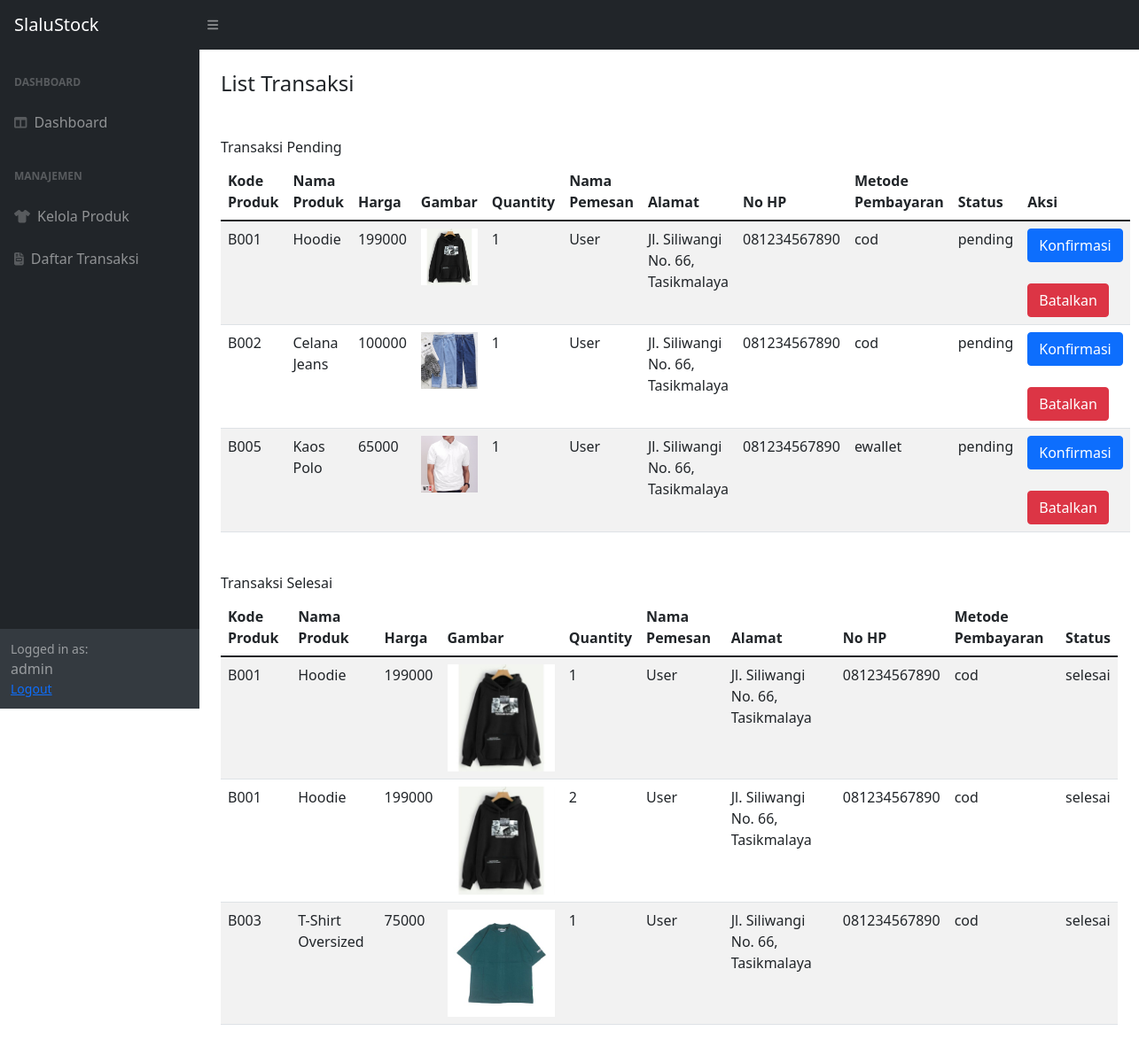
Page /admin/kelola_transaksi.php (signed in) on the committed database.
### tables this page shows
CREATE TABLE `transaksi` (
  `id_transaksi` int(11) NOT NULL,
  `username` varchar(30) NOT NULL,
  `kode_barang` varchar(6) NOT NULL,
  `qty` int(16) NOT NULL,
  `metode_pembayaran` enum('cod','ewallet','bank') NOT NULL,
  `status` enum('pending','selesai') NOT NULL
);

CREATE TABLE `produk` (
  `kode_barang` varchar(6) NOT NULL,
  `nama_barang` varchar(50) NOT NULL,
  `harga` bigint(16) NOT NULL,
  `deskripsi_barang` text NOT NULL,
  `stok` bigint(16) NOT NULL,
  `gambar` varchar(255) NOT NULL
);

CREATE TABLE `user` (
  `username` varchar(30) NOT NULL,
  `password` varchar(50) NOT NULL,
  `nama` varchar(50) NOT NULL,
  `no_hp` varchar(12) NOT NULL,
  `alamat` text NOT NULL
);

### admin/kelola_transaksi.php (the view, shortened to what this page needs)
<?php
include 'template/header.php';
?>
<h4 class="mt-4 mb-5">List Transaksi</h4>
<h6>Transaksi Pending</h6>
<table id="datatablesSimple" class="table table-striped">
    <thead>
        <tr>
            <th>Kode Produk</th>
            <th>Nama Produk</th>
            <th>Harga</th>
            <th>Gambar</th>
            <th>Quantity</th>
            <th>Nama Pemesan</th>
            <th>Alamat</th>
            <th>No HP</th>
            <th>Metode Pembayaran</th>
            <th>Status</th>
            <th>Aksi</th>
        </tr>
    </thead>
    <tbody>
        <?php
        include '../koneksi.php';
        $data = mysqli_query($koneksi, "SELECT t.id_transaksi as id, p.kode_barang as kode, p.nama_barang as nama_barang, p.harga as harga, t.qty as qty, p.gambar as gambar, u.nama as nama, u.alamat as alamat, u.no_hp as no_hp, t.metode_pembayaran as metode, t.status as status FROM transaksi t, user u, produk p WHERE t.kode_barang = p.kode_barang AND t.username = u.username AND t.status = 'pending'");
        while ($d = mysqli_fetch_array($data)) {
        ?>
            <tr>
                <td><?php echo $d['kode']; ?></td>
                <td><?php echo $d['nama_barang']; ?></td>
                <td><?php echo $d['harga']; ?></td>
                <td><img src="aksi/gambar/<?php echo $d['gambar'] ?>" width="100%"></td>
                <td><?php echo $d['qty']; ?></td>
                <td><?php echo $d['nama']; ?></td>
                <td><?php echo $d['alamat']; ?></td>
                <td><?php echo $d['no_hp']; ?></td>
                <td><?php echo $d['metode']; ?></td>
                <td><?php echo $d['status']; ?></td>
                <td>
                    <a class="btn btn-primary" onclick="return confirm('Yakin ingin mengkonfirmasi pesanan?')" href="aksi/konfirmasi_transaksi.php?id=<?php echo $d['id']; ?>&qty=<?php echo $d['qty']; ?>&kode=<?php echo $d['kode']; ?>">Konfirmasi</a> <br> <br>
                    <a class="btn btn-danger" onclick="return confirm('Yakin ingin membatalkan pesanan?')" href="aksi/batalkan_transaksi.php?id=<?php echo $d['id']; ?>">Batalkan</a>
                </td>
            </tr>
        <?php } ?>
    </tbody>
</table>
<h6 class="mt-5">Transaksi Selesai</h6>
<table id="datatablesSimple2" class="table table-striped">
    <thead>
        <tr>
            <th>Kode Produk</th>
            <th>Nama Produk</th>
            <th>Harga</th>
            <th>Gambar</th>
            <th>Quantity</th>
            <th>Nama Pemesan</th>
            <th>Alamat</th>
            <th>No HP</th>
            <th>Metode Pembayaran</th>
            <th>Status</th>
        </tr>
    </thead>
    <tbody>
        <?php
        include '../koneksi.php';
        $data = mysqli_query($koneksi, "SELECT t.id_transaksi as id, p.kode_barang as kode, p.nama_barang as nama_barang, p.harga as harga, t.qty as qty, p.gambar as gambar, u.nama as nama, u.alamat as alamat, u.no_hp as no_hp, t.metode_pembayaran as metode, t.status as status FROM transaksi t, user u, produk p WHERE t.kode_barang = p.kode_barang AND t.username = u.username AND t.status = 'selesai'");
        while ($d = mysqli_fetch_array($data)) {
        ?>
            <tr>
                <td><?php echo $d['kode']; ?></td>
                <td><?php echo $d['nama_barang']; ?></td>
                <td><?php echo $d['harga']; ?></td>
                <td><img src="aksi/gambar/<?php echo $d['gambar'] ?>" width="100%"></td>
                <td><?php echo $d['qty']; ?></td>
                <td><?php echo $d['nama']; ?></td>
                <td><?php echo $d['alamat']; ?></td>
                <td><?php echo $d['no_hp']; ?></td>
                <td><?php echo $d['metode']; ?></td>
                <td><?php echo $d['status']; ?></td>
            </tr>
        <?php } ?>
    </tbody>
</table>
<?php
include 'template/footer.php';
?>

### rows in the picture
transaksi: kode_barang.kode_barang "B001", kode_barang.nama_barang "Hoodie", kode_barang.harga "199000", kode_barang.gambar (picture), qty "1", user.nama "User", user.alamat "Jl. Siliwangi No. 66, Tasikmalaya", user.no_hp "081234567890", metode_pembayaran "cod", status "pending"
transaksi: kode_barang.kode_barang "B002", kode_barang.nama_barang "Celana Jeans", kode_barang.harga "100000", kode_barang.gambar (picture), qty "1", user.nama "User", user.alamat "Jl. Siliwangi No. 66, Tasikmalaya", user.no_hp "081234567890", metode_pembayaran "cod", status "pending"
transaksi: kode_barang.kode_barang "B005", kode_barang.nama_barang "Kaos Polo", kode_barang.harga "65000", kode_barang.gambar (picture), qty "1", user.nama "User", user.alamat "Jl. Siliwangi No. 66, Tasikmalaya", user.no_hp "081234567890", metode_pembayaran "ewallet", status "pending"
transaksi: kode_barang.kode_barang "B001", kode_barang.nama_barang "Hoodie", kode_barang.harga "199000", kode_barang.gambar (picture), qty "1", user.nama "User", user.alamat "Jl. Siliwangi No. 66, Tasikmalaya", user.no_hp "081234567890", metode_pembayaran "cod", status "selesai"
transaksi: kode_barang.kode_barang "B001", kode_barang.nama_barang "Hoodie", kode_barang.harga "199000", kode_barang.gambar (picture), qty "2", user.nama "User", user.alamat "Jl. Siliwangi No. 66, Tasikmalaya", user.no_hp "081234567890", metode_pembayaran "cod", status "selesai"
transaksi: kode_barang.kode_barang "B003", kode_barang.nama_barang "T-Shirt Oversized", kode_barang.harga "75000", kode_barang.gambar (picture), qty "1", user.nama "User", user.alamat "Jl. Siliwangi No. 66, Tasikmalaya", user.no_hp "081234567890", metode_pembayaran "cod", status "selesai"

### other values in the picture
$_SESSION['username'] "admin"
